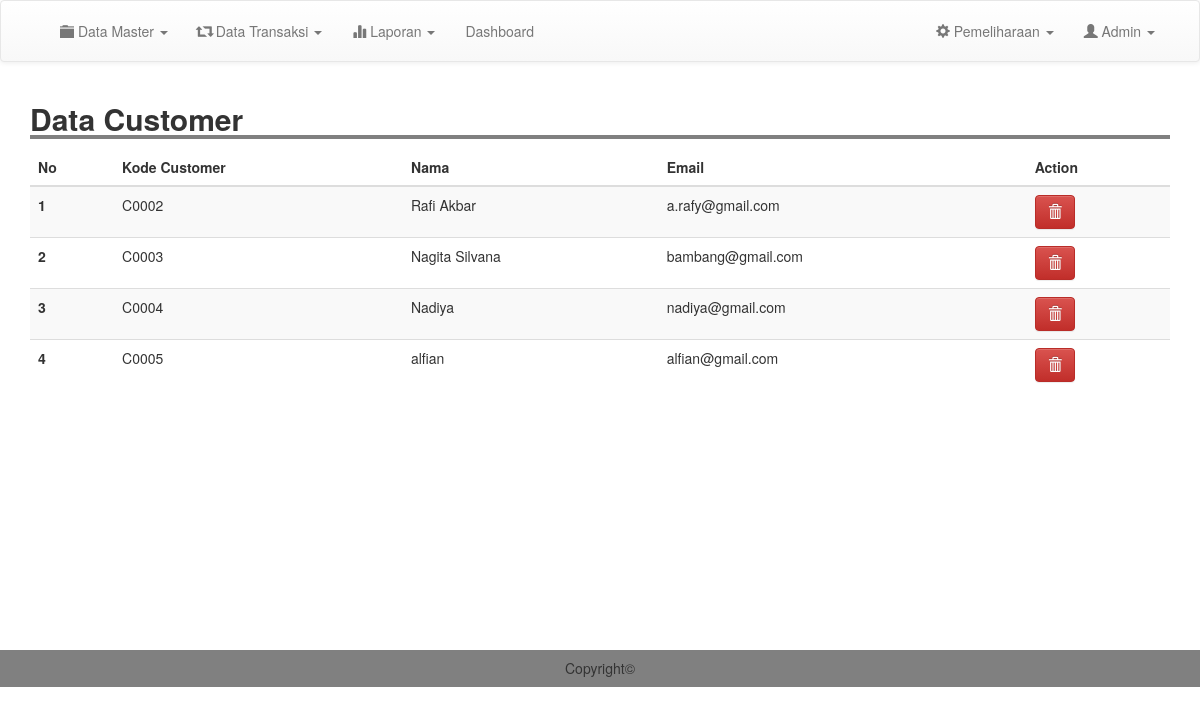
The app's page /admin/m_customer.php (signed in) with its own data.
### tables this page shows
CREATE TABLE `customer` (
  `kode_customer` varchar(100) NOT NULL,
  `nama` varchar(100) NOT NULL,
  `email` varchar(100) NOT NULL,
  `username` varchar(100) NOT NULL,
  `password` varchar(100) NOT NULL,
  `telp` varchar(200) NOT NULL
);

### admin/m_customer.php (the view, shortened to what this page needs)
<?php
include 'header.php';
?>
<div class="container">
	<h2 style=" width: 100%; border-bottom: 4px solid gray"><b>Data Customer</b></h2>
	<table class="table table-striped">
		<thead>
			<tr>
				<th scope="col">No</th>
				<th scope="col">Kode Customer</th>
				<th scope="col">Nama</th>
				<th scope="col">Email</th>
				<th scope="col">Action</th>
			</tr>
		</thead>
		<tbody>
			<?php
			$result = mysqli_query($conn, "SELECT * FROM customer order by kode_customer asc");
			$no =1;
			while ($row = mysqli_fetch_assoc($result)) {
				?>
				<tr>
					<th scope="row"><?php echo $no; ?></th>
					<td><?= $row['kode_customer'];  ?></td>
					<td><?= $row['nama'];  ?></td>
					<td><?= $row['email'];  ?></td>
					<td><a href="m_customer.php?kode=<?php echo $row['kode_customer'];?>&page=del" class="btn btn-danger" onclick="return confirm('Yakin Ingin Menghapus Data ?')"><i class="glyphicon glyphicon-trash"></i> </a></td>
				</tr>
				<?php
				$no++;
			}
			?>
		</tbody>
	</table>
</div>
<br>
<br>
<br>
<br>
<br>
<br>
<br>
<br>
<br>
<br>
<br>
<br>
<?php
include 'footer.php';
?>

### css/style.css (style rules this page uses)
body { margin:0; padding: 0; }

### records on screen
customer: kode_customer "C0002", nama "Rafi Akbar", email "a.rafy@gmail.com"
customer: kode_customer "C0003", nama "Nagita Silvana", email "bambang@gmail.com"
customer: kode_customer "C0004", nama "Nadiya", email "nadiya@gmail.com"
customer: kode_customer "C0005", nama "alfian", email "alfian@gmail.com"
